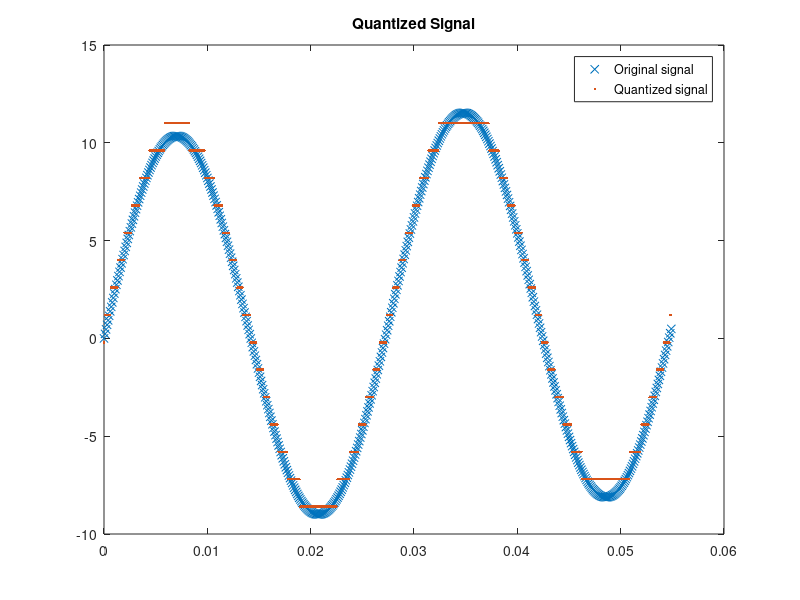

Reproduce this figure in MATLAB.
fs = 10000;
t = 0:1/fs:0.055-1/fs;
FREQ1 = 4;
FREQ2 = 36;
AMP1 = 2;
AMP2 = 10;
x1 = AMP1*sin(2*pi*FREQ1*t);
x2 = AMP2*sin(2*pi*FREQ2*t);
x3= x1+x2;
 
partition = [-9.6:1.4:10]; % Length 4, to represent 5 intervals
codebook = [-10:1.4:11]; % Length 5, one entry for each interval
[index,quants] = quantiz(x3,partition,codebook); % Quantize.
figure
plot(t,x3,'x',t,quants,'.')
legend('Original signal','Quantized signal');
title('Quantized Signal');
